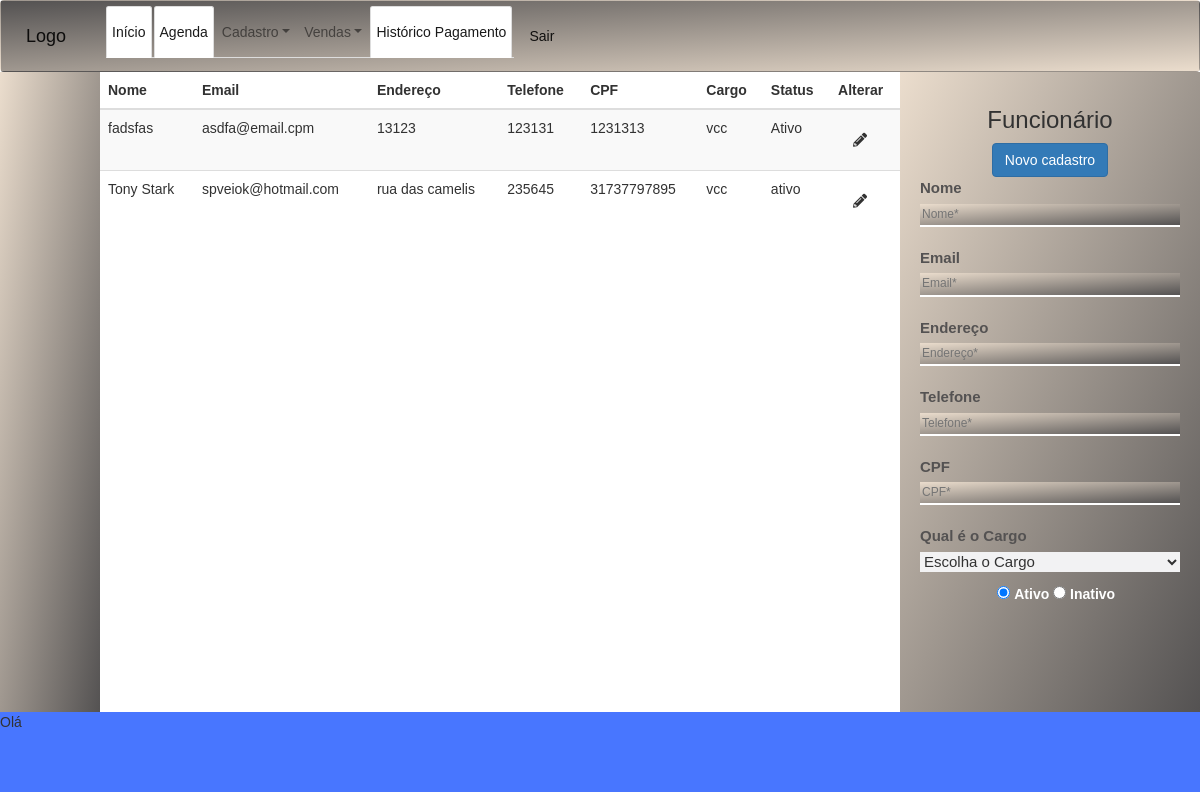
The app's page /cadastro_funcionario, older data.
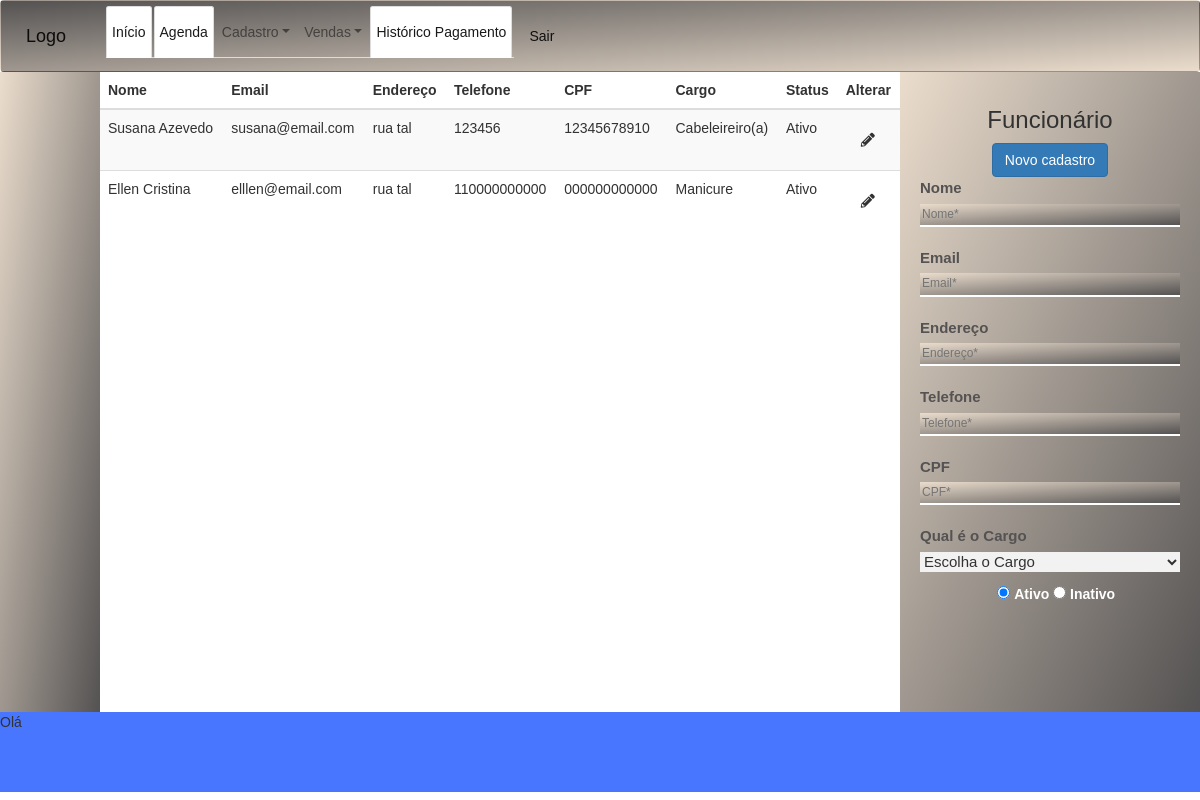
The same page, newer data.
### tables this page shows
CREATE TABLE funcionario (
    id_funcionario INTEGER PRIMARY KEY AUTOINCREMENT,
    id_cargo INTEGER NOT NULL,
    nome VARCHAR(50) NOT NULL,
    cpf VARCHAR(14) NOT NULL,
    email VARCHAR(50) NOT NULL,
    endereco VARCHAR(50) NOT NULL,
    telefone VARCHAR(12) NOT NULL,
    status VARCHAR(7) NOT NULL,
    UNIQUE(email),
    FOREIGN KEY (id_cargo) REFERENCES cargo(id_cargo)
);

CREATE TABLE cargo (
    id_cargo INTEGER PRIMARY KEY AUTOINCREMENT,
    nome_cargo VARCHAR(50) NOT NULL
);

### app.py (the view)
@app.route('/cadastro_funcionario')
def cadastro_funcionario():
    lista = db_listar_cargo()
    lista2 = db_historico_funcionario()
    funcionario = {'id_funcionario': "novo", 'id_cargo':'', 'nome': "", 'cpf':'', 'email':'', 'endereco':'', 'telefone':'' }
    return render_template('cadastro_funcionario.html', cargos = lista, funci = lista2, lista3 = funcionario)

### app.py (called while the page is built)
def row_to_dict(description, row):
    if row is None: return None
    d = {}
    for i in range(0, len(row)):
        d[description[i][0]] = row[i]
    return d

def rows_to_dict(description, rows):
    result = []
    for row in rows:
        result.append(row_to_dict(description, row))
    return result

def conectar():
    return sqlite3.connect('agenda.db')

def db_historico_funcionario():
    with closing(conectar()) as con, closing(con.cursor()) as cur:
        cur.execute("SELECT f.id_funcionario, f.nome, f.email, f.endereco, f.telefone, f.cpf, cg.nome_cargo, f.status FROM funcionario AS f inner join cargo As cg ON f.id_cargo = cg.id_cargo")
        return rows_to_dict(cur.description, cur.fetchall())

def db_listar_cargo():
    with closing(conectar()) as con, closing(con.cursor()) as cur:
        cur.execute("SELECT id_cargo, nome_cargo FROM cargo")
        return rows_to_dict(cur.description, cur.fetchall())

### templates/cadastro_funcionario.html (shortened to what this page needs)
{%extends 'base_admin.html'%}
{% block head%} {{super()}}
<link rel="stylesheet" type="text/css" href="/static/css/style-cad_funcionario.css">
{% endblock head%}
{% block content %}
<div class="conteudo">
    <table class="table table-striped">
        <thead>
            <tr>
                <th>Nome</th>
                <th>Email</th>
                <th>Endereço</th>
                <th>Telefone</th>
                <th>CPF</th>
                <th>Cargo</th>
                <th>Status</th>
                <th>Alterar</th>
            </tr>
        </thead>
        <tbody >
            {% for f in funci %}
            <tr>
                <td >{{f.nome}}</td>
                <td>{{f.email}}</td>
                <td>{{f.endereco}}</td>
                <td>{{f.telefone}}</td>
                <td>{{f.cpf}}</td>
                <td>{{f.nome_cargo}}</td>
                <td>{{f.status}}</td>
                <td><a href="/alterar_funcionario/{{f.id_funcionario}}"><i class="fas fa-pencil-alt"></i></a>
                </td>
            </tr>
        {% endfor %}
        </tbody>
    </table>
</div>
{% endblock content %}
{% block formularios %}
<div class="formulario">
    <form action="/add_funcionario" method="POST" class="text-center form-contato" class="was-validated">
        <h3 class="h3">Funcionário</h3>
        <button type="submit" class="btn btn-primary">Novo cadastro</button>
        <label for="id_nome" class="form-label">Nome</label>
        <input type="text" id="id_nome" placeholder="Nome*" autocomplete="off" required autofocus class="input-fun" name="nome">
        <label for="id_email" class="form-label">Email</label>
        <input type="email" id="id_email" placeholder="Email*" autocomplete="off" required autofocus class="input-fun" name="email">
        <label for="id_endereco" class="form-label">Endereço</label>
        <input type="text" id="id_endereco" placeholder="Endereço* " autocomplete="off" required autofocus class="input-fun" name="endereco">
        <label for="id_telefone" class="form-label">Telefone</label>
        <input type="tel" id="id_telefone" placeholder="Telefone* " autocomplete="off" required autofocus class="input-fun" name="telefone">
        <label for="id_cpf" class="form-label">CPF</label>
        <input type="text" id="id_cpf" placeholder="CPF* " autocomplete="off" required autofocus class="input-fun" name="cpf">
        <div class="mb-3">
            <label for="id_cargo" class="form-label">Qual é o Cargo </label>
            <select name="id_cargo" id="id_cargo">
                <option value="escolha">Escolha o Cargo</option>
            </select>
        </div>
        <div class="form-check">
            <input type="radio" id="id_status" name="status" checked="yes" value="Ativo">
            <label class="form-check-label" for="exampleRadios1">
              Ativo
            </label>
            <input type="radio" id="id_status" name="status" value="Inativo">
            <label class="form-check-label" for="exampleRadios1">
              Inativo
            </label>
        </div>
    </form>
</div>
{% endblock formularios %}

### templates/base_admin.html (shortened to what this page needs)
<!DOCTYPE html>
<html lang="pt-br">
<head>
    {% block head %}
    <link rel="stylesheet" href="https://stackpath.bootstrapcdn.com/bootstrap/4.1.3/css/bootstrap.min.css">
    <link rel="stylesheet" href="https://stackpath.bootstrapcdn.com/bootstrap/4.1.3/css/bootstrap.min.css">
    <link rel="stylesheet" href="https://cdnjs.cloudflare.com/ajax/libs/font-awesome/5.11.2/css/all.css">
    <link rel="stylesheet" href="" class="https://stackpath.bootstrapcdn.com/font-awesome/4.7.0/css/font-awesome.min.css">
    <link rel="stylesheet" href="/static/css/style-admin.css">
    <link href="https://cdnjs.cloudflare.com/ajax/libs/twitter-bootstrap/3.3.7/css/bootstrap.css" rel="stylesheet"/>
    <link rel="stylesheet" href="https://cdn.jsdelivr.net/npm/bootstrap-select@1.13.14/dist/css/bootstrap-select.min.css">
     {% endblock head %}
</head>
<body>
    <nav class="navbar navbar-expand-lg navbar-light" style="background-image: linear-gradient(to bottom right, #545252 , #ebddcd);">
        <a class="navbar-brand" href="/inicio_admin" class="logo-menu">Logo</a>
        <div class="collapse navbar-collapse" id="navbarText">
          <ul class="nav nav-tabs navbar-nav mr-auto">
            <li class="nav-item active">
              <a class="nav-link" href="/inicio_admin">Início <span class="sr-only">(current)</span></a>
            </li>
            <li class="nav-item active"><a class="nav-link " href="/calendario">Agenda</a></li>
            <li class="nav-item dropdown">
              <a class="nav-link dropdown-toggle" data-toggle="dropdown" href="#" role="button" aria-haspopup="true" aria-expanded="false">Cadastro</a>
            </li>
            <li class="nav-item dropdown">
              <a class="nav-link dropdown-toggle" data-toggle="dropdown" href="#" role="button" aria-haspopup="true" aria-expanded="false">Vendas</a>
            </li>
            <li class="nav-item active"><a  class="nav-link "href="/historico">Histórico Pagamento</a></li>
          </ul>
          <span class="navbar-text">
            <a href="/logout">Sair</a>
          </span>
        </div>
      </nav>
    <div class="main">
          <div class="head">
          </div>
          <div class="content">
              {% block content %} {% endblock content %}
          </div>
            <div class="formularios" >
              {% block formularios %} {% endblock formularios %}
            </div>
    </div>
    <footer>
      <div class="rodape">
        <p>Olá</p>
      </div>
    </footer>
    <link rel="stylesheet " href="http://code.jquery.com/ui/1.9.0/themes/base/jquery-ui.css " />
</body>
</html>

### static/css/style-admin.css (style rules this page uses)
* { margin: 0; padding: 0; box-sizing: border-box; border: none; font-family: helvetica,'Poppins', sans-serif; color: #323232; border: none; }
.rodape { background-color: #4876FF; height: 10vh; }
.head { height: 80vh; background-image: linear-gradient(to bottom right, #ebddcd , #545252); }
.content { height: 80vh; }
.formularios { background-color: #ffffff; height: 80vh; }
.main { margin-top: -20px; display: grid; grid-template-columns: 1fr 8fr 3fr; grid-template-rows: 2; grid-row: auto; grid-column:auto; }

### static/css/style-cad_funcionario.css (style rules this page uses)
* { margin: 0; padding: 0; box-sizing: border-box; border: none; font-family: helvetica; color: #323232; border: none; }
.formulario { padding: 15px 20px 15px 20px; text-align: center; width: 100%; height: 100%; background-image: linear-gradient(to bottom right, #ebddcd , #545252); }
.form-label { font-weight: bold; color: #545252; display: block; text-align: left; font-size: 15px; }
.input-fun { border-bottom: 2px solid #ffffff; padding: 2px; font-size: 1.2rem; margin-bottom: 20px; background-image: linear-gradient(to bottom right, #ebddcd , #545252); color: #fff; display: block; width: 100%; text-align: left; }
.form-check-label { font-weight: bold; color: #ffffff; }
i { padding: 1.5rem; }
select { width: 100%; height: 20px; font-size: 15px; background: #f2f2f3; }

Row changes from the older to the newer data that the page shows:
removed funcionario: nome "fadsfas", email "asdfa@email.cpm", endereco "13123", telefone "123131", cpf "1231313", nome_cargo "vcc", status "Ativo"
removed funcionario: nome "Tony Stark", email "spveiok@hotmail.com", endereco "rua das camelis", telefone "235645", cpf "31737797895", nome_cargo "vcc", status "ativo"
added funcionario: nome "Susana Azevedo", email "susana@email.com", endereco "rua tal", telefone "123456", cpf "12345678910", nome_cargo "Cabeleireiro(a)", status "Ativo"
added funcionario: nome "Ellen Cristina", email "elllen@email.com", endereco "rua tal", telefone "110000000000", cpf "000000000000", nome_cargo "Manicure", status "Ativo"
